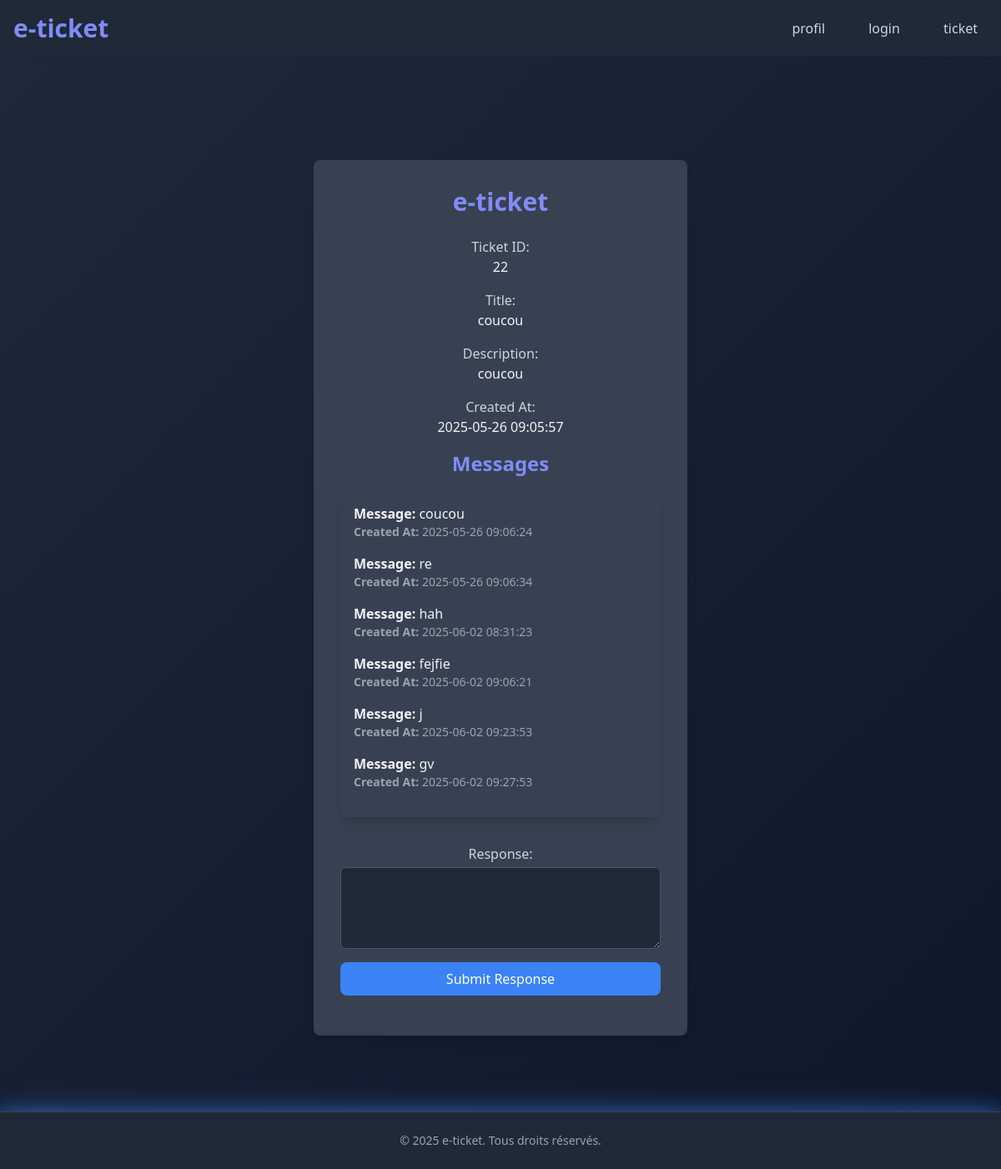
The app's page /src/php/ticket.php?id=22 with its own data.
### tables this page shows
CREATE TABLE `Ticket` (
  `Id` int NOT NULL,
  `Title` varchar(255) NOT NULL,
  `Description` text NOT NULL,
  `User_id` int DEFAULT NULL,
  `Created_at` timestamp NULL DEFAULT CURRENT_TIMESTAMP,
  `Updated_at` timestamp NULL DEFAULT NULL,
  `Updated_by` int DEFAULT NULL,
  `Created_by` int DEFAULT NULL,
  `Deleted_at` timestamp NULL DEFAULT NULL
);

CREATE TABLE `messages` (
  `Id` int NOT NULL,
  `Ticket_id` int DEFAULT NULL,
  `Message` varchar(255) DEFAULT NULL,
  `Created_at` timestamp NULL DEFAULT CURRENT_TIMESTAMP,
  `Updated_at` timestamp NULL DEFAULT NULL,
  `Updated_by` int DEFAULT NULL,
  `Created_by` int DEFAULT NULL,
  `Deleted_at` timestamp NULL DEFAULT NULL
);

### src/php/ticket.php (the view, shortened to what this page needs)
<?php
require_once 'header.php';
require_once './dbconn.php';
$ticketId = $_GET['id'] ?? null;
if ($ticketId) {
    $ticketId = (int) $ticketId;
    $stmt = $db->prepare("SELECT * FROM Ticket WHERE Id = ?");
    $stmt->execute([$ticketId]);
    $result = $stmt->fetch(PDO::FETCH_ASSOC);
    $messageStmt = $db->prepare("SELECT * FROM messages WHERE Ticket_id = ? ORDER BY Created_at ASC");
    $messageStmt->execute([$ticketId]);
    $messages = $messageStmt->fetchAll(PDO::FETCH_ASSOC);
}
?>
<!DOCTYPE html>
<html lang="fr">
<head>
    <script src="https://cdn.tailwindcss.com"></script>
</head>
<body class="bg-gray-800 text-gray-300 font-sans relative pb-20 fade-in">
    <div class="mt-16 w-7/12 mx-auto px-4 py-12 pb-20 text-center fade-in">
        <div class="bg-gray-700 p-8 rounded-lg shadow-lg w-full max-w-md mx-auto hover-rotate hover-glow">
            <h1 class="text-3xl font-bold text-indigo-400 mb-6 text-glow">e-ticket</h1>
            <div class="mb-4 hover-scale">
                <label class="block text-gray-300 font-medium">Ticket ID:</label>
                <p class="text-gray-100"><?php echo htmlspecialchars($result['Id']); ?></p>
            </div>
            <div class="mb-4 hover-scale">
                <label class="block text-gray-300 font-medium">Title:</label>
                <p class="text-gray-100 text-glow"><?php echo htmlspecialchars($result['Title']); ?></p>
            </div>
            <div class="mb-4 hover-scale">
                <label class="block text-gray-300 font-medium">Description:</label>
                <p class="text-gray-100"><?php echo htmlspecialchars($result['Description']); ?></p>
            </div>
            <div class="mb-4 hover-scale">
                <label class="block text-gray-300 font-medium">Created At:</label>
                <p class="text-gray-100"><?php echo htmlspecialchars($result['Created_at']); ?></p>
            </div>
            <div class="mb-8">
                <h2 class="text-2xl font-bold text-indigo-400 mb-4 text-glow">Messages</h2>
                <div class="bg-gray-700 p-4 rounded-lg shadow-lg fade-in hover-glow">
                    <?php if (!empty($messages)): ?>
                        <?php foreach ($messages as $message): ?>
                            <div class="mb-4 text-left hover-scale">
                                <p class="text-gray-100"><strong>Message:</strong> <?php echo htmlspecialchars($message['Message']); ?></p>
                                <p class="text-gray-400 text-sm"><strong>Created At:</strong> <?php echo htmlspecialchars($message['Created_at']); ?></p>
                            </div>
                        <?php endforeach; ?>
                    <?php else: ?>
                        <p class="text-gray-400">No messages yet.</p>
                    <?php endif; ?>
                </div>
            </div>
            <form action="ticket.php?id=<?php echo htmlspecialchars($result['Id']); ?>" method="post">
                <div class="mb-4 fade-in hover-scale">
                    <label for="response" class="block text-gray-300 font-medium">Response:</label>
                    <textarea id="response" name="response" rows="4" class="mt-1 block w-full px-3 py-2 border border-gray-600 rounded-md shadow-sm focus:ring-blue-500 focus:border-blue-500 bg-gray-800 text-gray-300 sm:text-sm" required></textarea>
                </div>
                <button type="submit" class="w-full bg-blue-500 text-white py-2 px-4 rounded-lg hover:bg-blue-600 transition button-pop hover-glow">
                    Submit Response
                </button>
            </form>
        </div>
    </div>
    <?php require_once 'footer.php'; ?>
</body>
</html>

### src/php/ticket.php (style rules this page uses)
body { animation: gradientBackground 10s infinite alternate; background: linear-gradient(135deg, #1e293b, #0f172a); }
.fade-in { animation: fadeIn 1.5s ease-in-out; }
.text-glow { animation: textGlow 2s infinite alternate; }

### records on screen
ticket: Id "22", Title "coucou", Description "coucou", Created_at "2025-05-26 09:05:57"
messages: Message "coucou", Created_at "2025-05-26 09:06:24"
messages: Message "re", Created_at "2025-05-26 09:06:34"
messages: Message "hah", Created_at "2025-06-02 08:31:23"
messages: Message "fejfie", Created_at "2025-06-02 09:06:21"
messages: Message "j", Created_at "2025-06-02 09:23:53"
messages: Message "gv", Created_at "2025-06-02 09:27:53"
